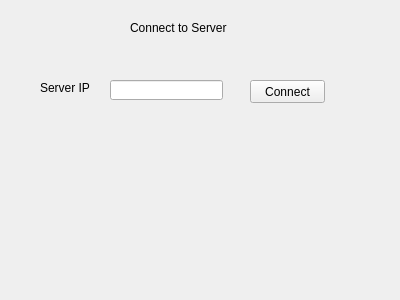
<?xml version="1.0" encoding="UTF-8"?>
<ui version="4.0">
 <class>ClientConnectWindow</class>
 <widget class="QWidget" name="ClientConnectWindow">
  <property name="geometry">
   <rect>
    <x>0</x>
    <y>0</y>
    <width>400</width>
    <height>300</height>
   </rect>
  </property>
  <property name="windowTitle">
   <string>Form</string>
  </property>
  <widget class="QLabel" name="labelConnectToServer">
   <property name="geometry">
    <rect>
     <x>130</x>
     <y>20</y>
     <width>101</width>
     <height>16</height>
    </rect>
   </property>
   <property name="text">
    <string>Connect to Server</string>
   </property>
  </widget>
  <widget class="QLabel" name="labelServerIP">
   <property name="geometry">
    <rect>
     <x>40</x>
     <y>80</y>
     <width>51</width>
     <height>16</height>
    </rect>
   </property>
   <property name="text">
    <string>Server IP</string>
   </property>
  </widget>
  <widget class="QLineEdit" name="lineEditServerIP">
   <property name="geometry">
    <rect>
     <x>110</x>
     <y>80</y>
     <width>113</width>
     <height>20</height>
    </rect>
   </property>
  </widget>
  <widget class="QPushButton" name="pushButtonConnect">
   <property name="geometry">
    <rect>
     <x>250</x>
     <y>80</y>
     <width>75</width>
     <height>23</height>
    </rect>
   </property>
   <property name="text">
    <string>Connect</string>
   </property>
  </widget>
 </widget>
 <resources/>
 <connections/>
</ui>
